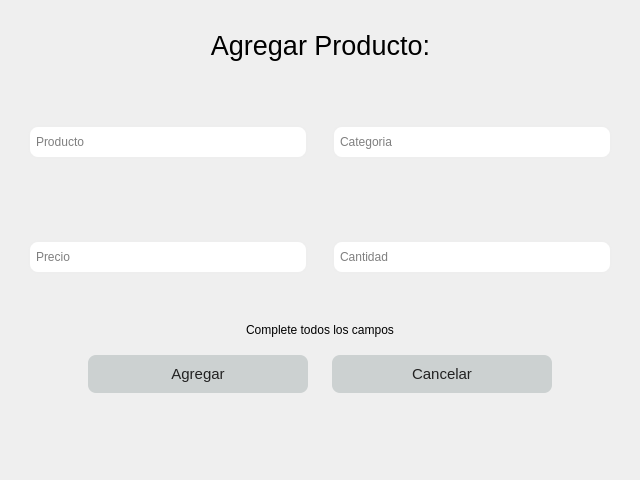
<?xml version="1.0" encoding="UTF-8"?>
<ui version="4.0">
 <class>Form</class>
 <widget class="QWidget" name="Form">
  <property name="enabled">
   <bool>true</bool>
  </property>
  <property name="geometry">
   <rect>
    <x>0</x>
    <y>0</y>
    <width>640</width>
    <height>480</height>
   </rect>
  </property>
  <property name="minimumSize">
   <size>
    <width>640</width>
    <height>480</height>
   </size>
  </property>
  <property name="maximumSize">
   <size>
    <width>640</width>
    <height>480</height>
   </size>
  </property>
  <property name="windowTitle">
   <string>Form</string>
  </property>
  <property name="styleSheet">
   <string notr="true">background:&quot;#222&quot;; color: &quot;#eee&quot;</string>
  </property>
  <widget class="QWidget" name="gridLayoutWidget">
   <property name="geometry">
    <rect>
     <x>10</x>
     <y>50</y>
     <width>621</width>
     <height>421</height>
    </rect>
   </property>
   <layout class="QGridLayout" name="gridLayout">
    <item row="1" column="0">
     <widget class="QLineEdit" name="precio_input">
      <property name="minimumSize">
       <size>
        <width>280</width>
        <height>34</height>
       </size>
      </property>
      <property name="maximumSize">
       <size>
        <width>280</width>
        <height>34</height>
       </size>
      </property>
      <property name="styleSheet">
       <string notr="true">background-color:'#222'; 
color: '#eee'; 
padding: 4px;
border-radius: 10px;
border: 2px solid #eee</string>
      </property>
      <property name="placeholderText">
       <string>Precio</string>
      </property>
     </widget>
    </item>
    <item row="0" column="0">
     <widget class="QLineEdit" name="producto_input">
      <property name="minimumSize">
       <size>
        <width>280</width>
        <height>34</height>
       </size>
      </property>
      <property name="maximumSize">
       <size>
        <width>280</width>
        <height>34</height>
       </size>
      </property>
      <property name="styleSheet">
       <string notr="true">background-color:'#222'; 
color: '#eee'; 
padding: 4px;
border-radius: 10px;
border: 2px solid #eee</string>
      </property>
      <property name="placeholderText">
       <string>Producto</string>
      </property>
     </widget>
    </item>
    <item row="2" column="1" alignment="Qt::AlignLeft">
     <widget class="QPushButton" name="cancelar_btn">
      <property name="minimumSize">
       <size>
        <width>220</width>
        <height>38</height>
       </size>
      </property>
      <property name="maximumSize">
       <size>
        <width>220</width>
        <height>38</height>
       </size>
      </property>
      <property name="font">
       <font>
        <family>Arial</family>
        <pointsize>11</pointsize>
       </font>
      </property>
      <property name="cursor">
       <cursorShape>PointingHandCursor</cursorShape>
      </property>
      <property name="styleSheet">
       <string notr="true">background-color:#ccd1d1; color: #222; border-radius: 8px</string>
      </property>
      <property name="text">
       <string>Cancelar</string>
      </property>
     </widget>
    </item>
    <item row="0" column="1">
     <widget class="QLineEdit" name="categoria_input">
      <property name="minimumSize">
       <size>
        <width>280</width>
        <height>34</height>
       </size>
      </property>
      <property name="maximumSize">
       <size>
        <width>280</width>
        <height>34</height>
       </size>
      </property>
      <property name="styleSheet">
       <string notr="true">background-color:'#222'; 
color: '#eee'; 
padding: 4px;
border-radius: 10px;
border: 2px solid #eee</string>
      </property>
      <property name="placeholderText">
       <string>Categoria</string>
      </property>
     </widget>
    </item>
    <item row="1" column="1">
     <widget class="QLineEdit" name="cantidad_input">
      <property name="minimumSize">
       <size>
        <width>280</width>
        <height>34</height>
       </size>
      </property>
      <property name="maximumSize">
       <size>
        <width>280</width>
        <height>34</height>
       </size>
      </property>
      <property name="styleSheet">
       <string notr="true">background-color:'#222'; 
color: '#eee'; 
padding: 4px;
border-radius: 10px;
border: 2px solid #eee</string>
      </property>
      <property name="placeholderText">
       <string>Cantidad</string>
      </property>
     </widget>
    </item>
    <item row="2" column="0" alignment="Qt::AlignRight">
     <widget class="QPushButton" name="agg_btn">
      <property name="minimumSize">
       <size>
        <width>220</width>
        <height>38</height>
       </size>
      </property>
      <property name="maximumSize">
       <size>
        <width>220</width>
        <height>38</height>
       </size>
      </property>
      <property name="font">
       <font>
        <family>Arial</family>
        <pointsize>11</pointsize>
       </font>
      </property>
      <property name="cursor">
       <cursorShape>PointingHandCursor</cursorShape>
      </property>
      <property name="styleSheet">
       <string notr="true">background-color:#ccd1d1; color: #222; border-radius: 8px</string>
      </property>
      <property name="text">
       <string>Agregar</string>
      </property>
     </widget>
    </item>
   </layout>
  </widget>
  <widget class="QLabel" name="title">
   <property name="geometry">
    <rect>
     <x>160</x>
     <y>20</y>
     <width>321</width>
     <height>51</height>
    </rect>
   </property>
   <property name="font">
    <font>
     <family>Arial</family>
     <pointsize>20</pointsize>
    </font>
   </property>
   <property name="text">
    <string>Agregar Producto:</string>
   </property>
   <property name="alignment">
    <set>Qt::AlignCenter</set>
   </property>
  </widget>
  <widget class="QLabel" name="error_lbl">
   <property name="geometry">
    <rect>
     <x>220</x>
     <y>320</y>
     <width>200</width>
     <height>20</height>
    </rect>
   </property>
   <property name="minimumSize">
    <size>
     <width>200</width>
     <height>20</height>
    </size>
   </property>
   <property name="maximumSize">
    <size>
     <width>200</width>
     <height>20</height>
    </size>
   </property>
   <property name="styleSheet">
    <string notr="true">color: 'red';</string>
   </property>
   <property name="text">
    <string>Complete todos los campos</string>
   </property>
   <property name="alignment">
    <set>Qt::AlignCenter</set>
   </property>
  </widget>
 </widget>
 <resources/>
 <connections/>
</ui>
